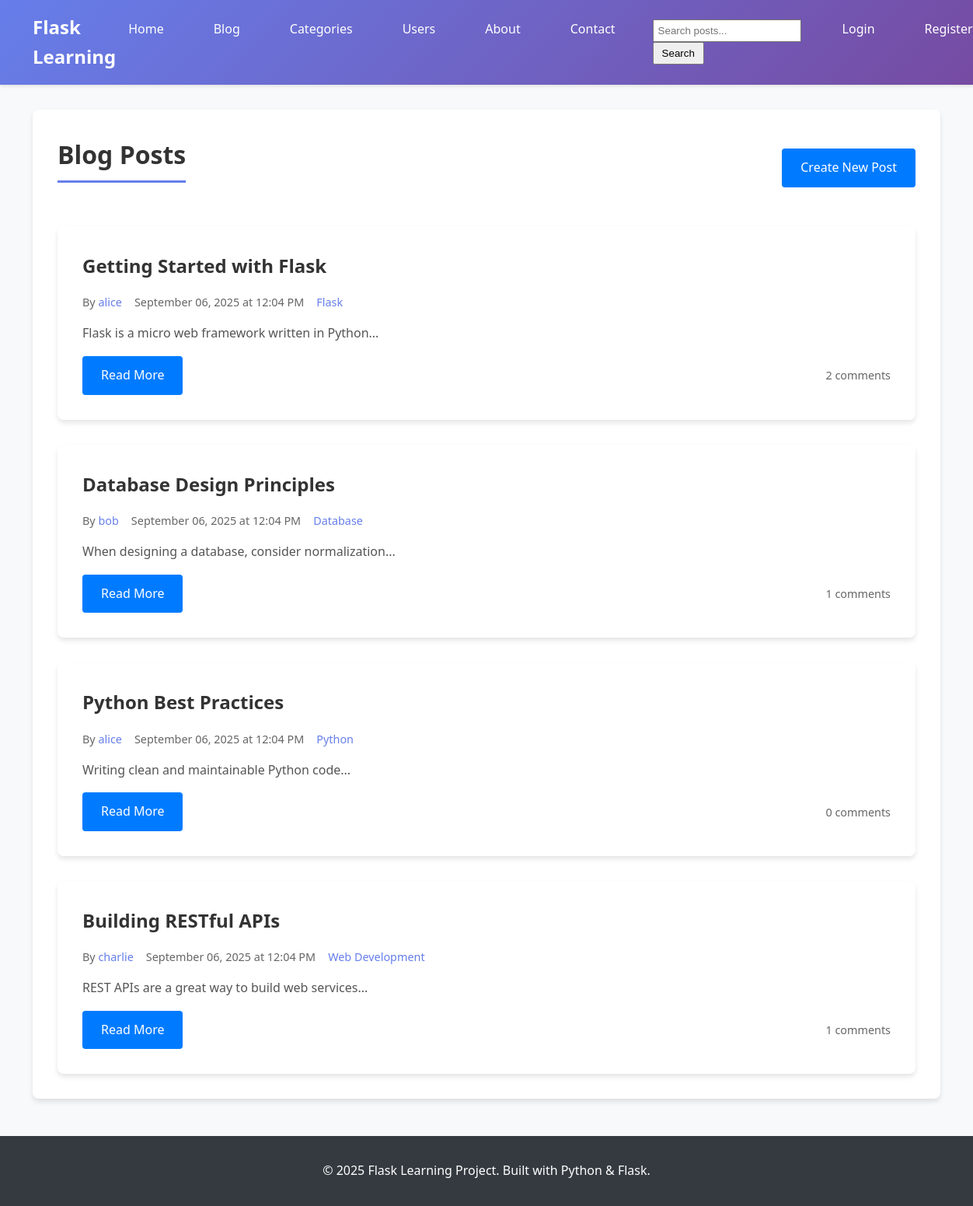
Page /blog on the committed database.
### app.py (models this page shows, shortened)
class Post(db.Model):
    id = db.Column(db.Integer, primary_key=True)
    title = db.Column(db.String(200), nullable=False)
    content = db.Column(db.Text, nullable=False)
    image_filename = db.Column(db.String(255), nullable=True)
    created_at = db.Column(db.DateTime, default=datetime.utcnow)
    updated_at = db.Column(db.DateTime, default=datetime.utcnow, onupdate=datetime.utcnow)
    user_id = db.Column(db.Integer, db.ForeignKey('user.id'), nullable=False)
    category_id = db.Column(db.Integer, db.ForeignKey('category.id'), nullable=True)
    comments = db.relationship('Comment', backref='post', lazy=True, cascade='all, delete-orphan')

class User(db.Model, UserMixin):
    id = db.Column(db.Integer, primary_key=True)
    username = db.Column(db.String(80), unique=True, nullable=False)
    email = db.Column(db.String(120), unique=True, nullable=False)
    password_hash = db.Column(db.String(255), nullable=False)
    avatar_filename = db.Column(db.String(255), nullable=True, default='default-avatar.png')
    created_at = db.Column(db.DateTime, default=datetime.utcnow)
    is_active = db.Column(db.Boolean, default=True)
    posts = db.relationship('Post', backref='author', lazy=True, cascade='all, delete-orphan')
    comments = db.relationship('Comment', backref='author', lazy=True, cascade='all, delete-orphan')

class Category(db.Model):
    id = db.Column(db.Integer, primary_key=True)
    name = db.Column(db.String(50), unique=True, nullable=False)
    description = db.Column(db.Text)
    posts = db.relationship('Post', backref='category', lazy=True)

### app.py (the view)
@app.route('/blog')
def blog():
    page = request.args.get('page', 1, type=int)
    search_query = request.args.get('search', '')
    if search_query:
        posts = Post.query.filter(
            db.or_(
                Post.title.contains(search_query),
                Post.content.contains(search_query)
            )
        ).order_by(Post.created_at.desc()).paginate(
            page=page, per_page=5, error_out=False
        )
    else:
        posts = Post.query.order_by(Post.created_at.desc()).paginate(
            page=page, per_page=5, error_out=False
        )
    return render_template('blog.html', title='Blog', posts=posts, search_query=search_query)

### templates/blog.html (shortened to what this page needs)
{% extends "base.html" %}
{% block content %}
<div class="content-section">
    <div class="blog-header">
        <h1>Blog Posts</h1>
        <a href="{{ url_for('create_post') }}" class="btn btn-primary">Create New Post</a>
    </div>
    {% if posts.items %}
        <div class="posts-container">
            {% for post in posts.items %}
            <article class="post-card">
                <div class="post-body">
                    <h2><a href="{{ url_for('post_detail', id=post.id) }}">{{ post.title }}</a></h2>
                    <div class="post-meta">
                        <span class="author">By <a href="{{ url_for('user_profile', username=post.author.username) }}">{{ post.author.username }}</a></span>
                        <span class="date">{{ post.created_at.strftime('%B %d, %Y at %I:%M %p') }}</span>
                        {% if post.category %}
                        <span class="category">
                            <a href="{{ url_for('category_posts', id=post.category.id) }}">{{ post.category.name }}</a>
                        </span>
                        {% endif %}
                    </div>
                    <div class="post-content">
                        <p>{{ post.content[:300] }}{% if post.content|length > 300 %}...{% endif %}</p>
                    </div>
                    <div class="post-actions">
                        <a href="{{ url_for('post_detail', id=post.id) }}" class="btn btn-primary">Read More</a>
                        <span class="comment-count">{{ post.comments|length }} comments</span>
                    </div>
                </div>
            </article>
            {% endfor %}
        </div>
    {% else %}
        <div class="no-posts">
            <h3>No posts yet!</h3>
            <p>Be the first to create a blog post.</p>
            <a href="{{ url_for('create_post') }}" class="btn btn-primary">Create Your First Post</a>
        </div>
    {% endif %}
</div>
{% endblock %}

### static/css/style.css (style rules this page uses)
* { margin: 0; padding: 0; box-sizing: border-box; }
body { font-family: 'Segoe UI', Tahoma, Geneva, Verdana, sans-serif; line-height: 1.6; color: #333; background-color: #f8f9fa; }
.btn { display: inline-block; padding: 0.75rem 1.5rem; border: none; border-radius: 4px; text-decoration: none; font-size: 1rem; cursor: pointer; transition: all 0.3s ease; text-align: center; }
.btn-primary { background-color: #007bff; color: white; }
.content-section { background: white; padding: 2rem; border-radius: 8px; box-shadow: 0 4px 6px rgba(0,0,0,0.1); margin: 2rem 0; }
.content-section h1 { color: #333; margin-bottom: 1.5rem; border-bottom: 3px solid #667eea; padding-bottom: 0.5rem; }
.post-card { background: white; padding: 2rem; border-radius: 8px; box-shadow: 0 4px 6px rgba(0,0,0,0.1); transition: transform 0.3s ease; }
.post-card h2, .post-card h3 { margin-bottom: 1rem; }
.post-card h2 a, .post-card h3 a { color: #333; text-decoration: none; }
.post-meta { display: flex; gap: 1rem; margin-bottom: 1rem; font-size: 0.9rem; color: #666; flex-wrap: wrap; }
.post-meta a { color: #667eea; text-decoration: none; }
.post-excerpt, .post-content p { color: #555; line-height: 1.6; margin-bottom: 1rem; }
.blog-header { display: flex; justify-content: space-between; align-items: center; margin-bottom: 2rem; flex-wrap: wrap; gap: 1rem; }
.posts-container { display: flex; flex-direction: column; gap: 2rem; }
.comment-count { color: #666; font-size: 0.9rem; }
.post-actions { display: flex; justify-content: space-between; align-items: center; margin-top: 1rem; }

### rows in the picture
Post: title "Getting Started with Flask", author.username "alice", created_at "September 06, 2025 at 12:04 PM", category.name "Flask", content "Flask is a micro web framework written in Python...", comments|length "2"
Post: title "Database Design Principles", author.username "bob", created_at "September 06, 2025 at 12:04 PM", category.name "Database", content "When designing a database, consider normalization...", comments|length "1"
Post: title "Python Best Practices", author.username "alice", created_at "September 06, 2025 at 12:04 PM", category.name "Python", content "Writing clean and maintainable Python code...", comments|length "0"
Post: title "Building RESTful APIs", author.username "charlie", created_at "September 06, 2025 at 12:04 PM", category.name "Web Development", content "REST APIs are a great way to build web services...", comments|length "1"
